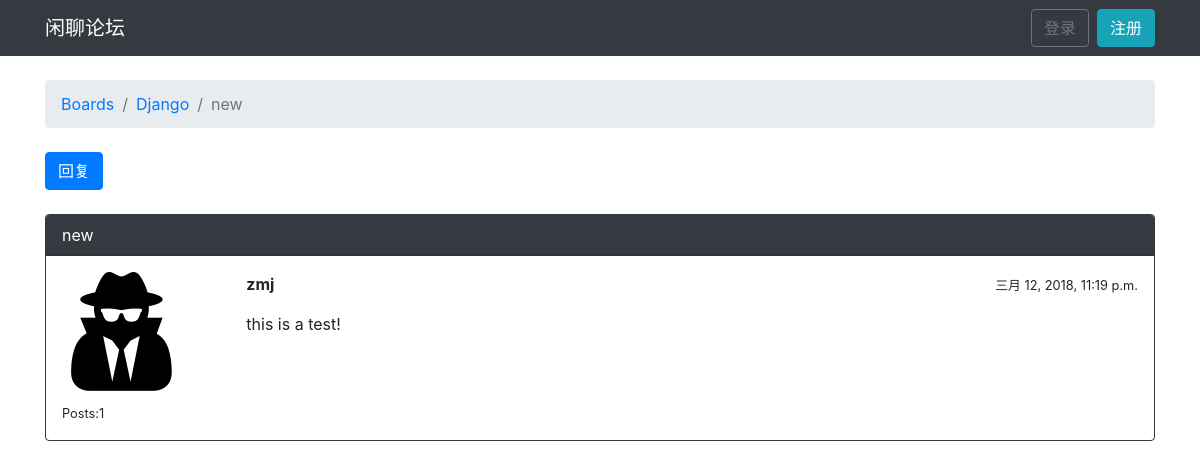
Page /boards/1/topics/2/ on the earlier database version.
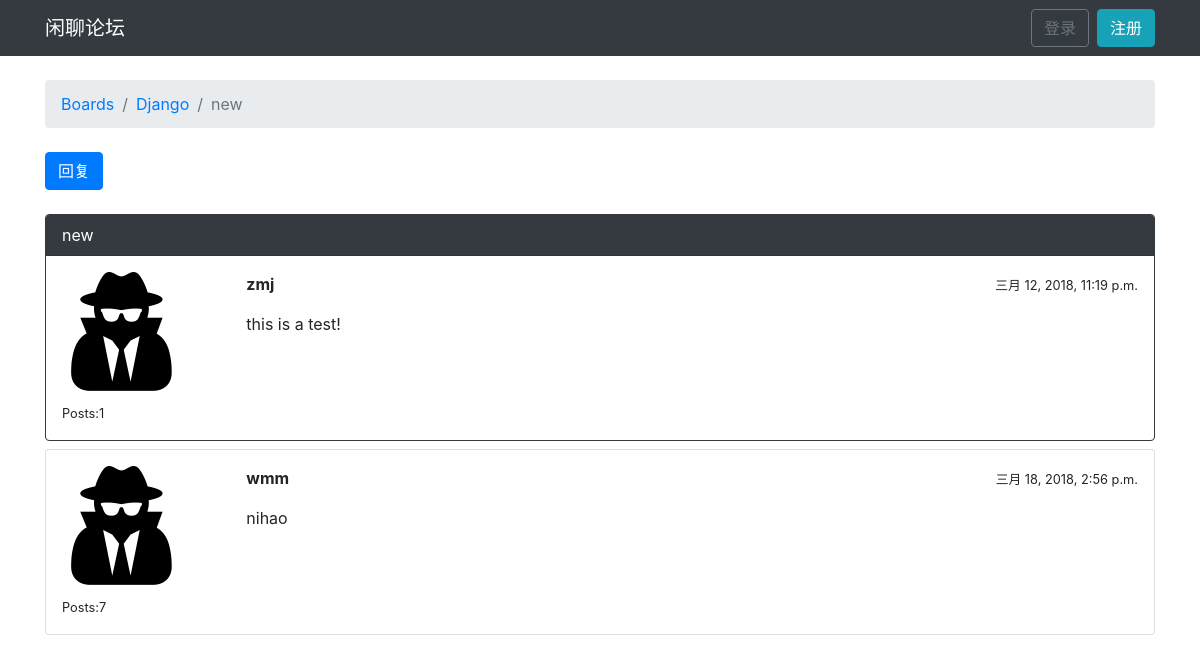
Same page on the later database version.
### Board/models.py (models this page shows, shortened)
class Topic(models.Model):
    subject = models.CharField(max_length=200)
    last_update = models.DateTimeField(auto_now_add=True)
    board = models.ForeignKey(Board, on_delete=models.CASCADE, related_name='topics')
    starter = models.ForeignKey(User, on_delete=models.CASCADE, related_name='topics')
    views = models.PositiveIntegerField(default=0)  # ???

class Board(models.Model):
    name = models.CharField(max_length=32, unique=True)
    description = models.CharField(max_length=100)

class Post(models.Model):
    message = models.TextField()
    created_at = models.DateTimeField(auto_now_add=True)
    updated_at = models.DateTimeField(null=True)
    topic = models.ForeignKey(Topic, related_name='posts',on_delete=models.CASCADE)
    created_by = models.ForeignKey(User, related_name='posts', on_delete=models.CASCADE)
    updated_by = models.ForeignKey(User, null=True, related_name='+', on_delete=models.CASCADE)

### Board/views.py (the view)
# urls.py: path('boards/<int:pk>/topics/<int:topic_pk>/', views.topic_posts, name='topic_posts'),
def topic_posts(req, pk, topic_pk):
    topic = get_object_or_404(Topic, board__pk=pk, pk=topic_pk)
    topic.views += 1
    topic.save()
    return render(req, 'topic_posts.html', {'topic': topic})

### templates/topic_posts.html (shortened to what this page needs)
{% extends 'base.html' %}
{% load static %}
{% block breadcrumb %}
    <li class="breadcrumb-item"><a href="{% url 'home' %}">Boards</a></li>
    <li class="breadcrumb-item"><a href="{% url 'board_topics' topic.board.pk %}">{{ topic.board.name }}</a></li>
    <li class="breadcrumb-item active">{{ topic.subject }}</li>
{% endblock %}
{% block content %}
    <div class="mb-4">
        <a href="{% url 'reply_topic' topic.board.pk topic.pk %}" class="btn btn-primary">回复</a>
    </div>
    {% for post in topic.posts.all %}
        <div class="card mb-2 {% if forloop.first %}border-dark{% endif %}">
            {% if forloop.first %}
                <div class="card-header text-white bg-dark py-2 px-3">{{ topic.subject }}</div>
            {% endif %}
            <div class="card-body p-3">
                <div class="row">
                    <div class="col-2">
                        <img src="{% static 'img/user.png' %}" alt="{{ post.created_by.username }}">
                        <small>Posts:{{ post.created_by.posts.count }}</small>
                    </div>
                    <div class="col-10">
                        <div class="row mb-3">
                            <div class="col-6">
                                <strong class="test-muted">{{ post.created_by.username }}</strong>
                            </div>
                            <div class="col-6 text-right">
                                <small class="test-muted">{{ post.created_at }}</small>
                            </div>
                        </div>
                        {{ post.message }}
                    </div>
                </div>
            </div>
        </div>
    {% endfor %}
{% endblock %}

### templates/base.html (shortened to what this page needs)
{% load static %}
<!DOCTYPE html>
<html>
  <head>
    <link rel="stylesheet" href="{% static 'css/bootstrap.min4.css' %}">
      <link rel="stylesheet" href="https://fonts.proxy.ustclug.org/css?family=Lato">
      <link rel="stylesheet" href="{% static 'css/app.css' %}">
  </head>
  <body>
  {% block body %}
  <nav class="navbar navbar-expand-sm navbar-dark bg-dark">
      <div class="container">
        <a class="navbar-brand" href="{% url 'home' %}">闲聊论坛</a>
          <div class="collapse navbar-collapse" id="mainMenu">
              {% if user.is_authenticated %}
              <ul class="navbar-nav ml-auto">
                  <li class="nav-item dropdown">
                      <a href="#" class="nav-link dropdown-toggle" id="userMenu" data-toggle="dropdown"
                         aria-haspopup="true" aria-expanded="false">{{ user.username }}</a>
                      <div class="dropdown-menu dropdown-menu-right" aria-labelledby="userMenu">
                          <a href="#" class="dropdown-item">我的账户</a>
                          <a href="{% url 'password_reset' %}" class="dropdown-item">更改密码</a>
                          <div class="dropdown-divider"></div>
                          <a href="{% url 'logout' %}" class="dropdown-item">注销</a>
                      </div>
                  </li>
              </ul>
                  {% else %}
                  <form class="form-inline ml-auto">
                      <a href="{% url 'login' %}" class="btn btn-outline-secondary">登录</a>
                      <a href="{% url 'signup' %}" class="btn btn-info ml-2">注册</a>
                  </form>
              {% endif %}
          </div>
      </div>
    </nav>
    <div class="container">
      <ol class="breadcrumb my-4">
        {% block breadcrumb %}
        {% endblock %}
      </ol>
      {% block content %}
      {% endblock %}
    </div>
  </body>
  {% endblock body%}
</html>

### static/css/app.css (style rules this page uses)
.navbar-brand { font-family: 'Peralta', cursive; }

Differences in the rows shown:
added Post: created_by.posts.count "7", created_by.username "wmm", created_at "三月 18, 2018, 2:56 p.m.", message "nihao"
